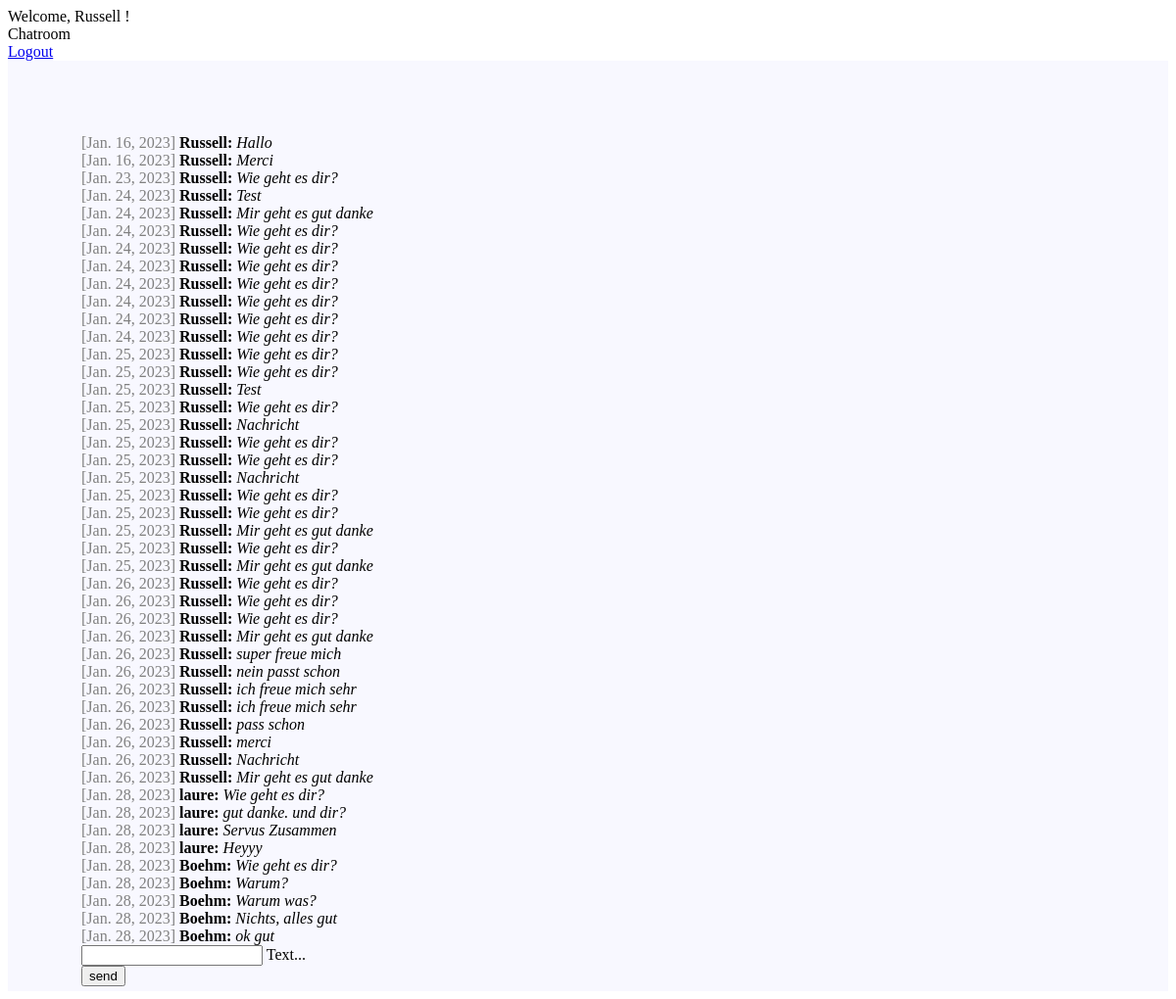
Page /chat/ (signed in) on the earlier database version.
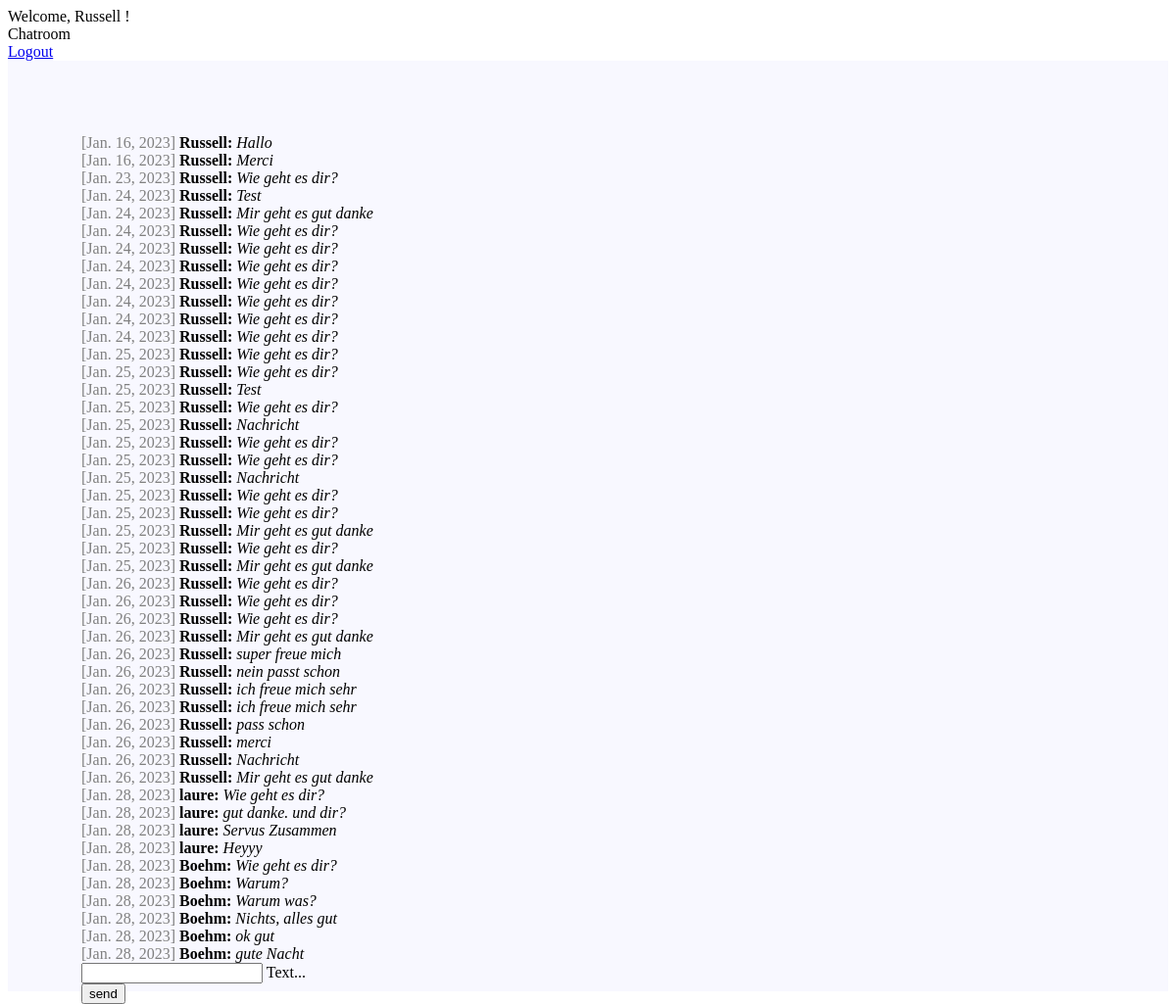
Same page on the later database version.
### chat/models.py (models this page shows)
class Message(models.Model):
    text = models.CharField(max_length=500)
    created_at = models.DateField(default=date.today)
    chat = models.ForeignKey(Chat, on_delete=models.CASCADE, related_name='chat_message_set', default=None, blank=True,null=True)
    author = models.ForeignKey(settings.AUTH_USER_MODEL, on_delete=models.CASCADE, related_name='author_message_set')
    receiver = models.ForeignKey(settings.AUTH_USER_MODEL, on_delete=models.CASCADE, related_name='receiver_message_set')

### chat/views.py (the view, shortened to what this page needs)
# urls.py: path('chat/', index),
def index(request):
    chatMessages = Message.objects.filter(chat__id=1)
    return render(request, 'chat/index.html', {'messages': chatMessages})

### chat/templates/chat/index.html (shortened to what this page needs)
{% extends "base.html" %} {% block content %}
<div id="messageContainer">
    {% if request.user.is_authenticated %} {% for message in messages %}
    <div>
        <span class="color-gray">[{{ message.created_at}}]</span> <b>{{message.author.first_name}}:</b> <i>{{ message.text }}</i>
    </div>
    {% endfor %}
</div>
<form onsubmit = "sendMessage(); return false;" method="post">
    <div class="mdl-textfield mdl-js-textfield mdl-textfield--floating-label">
        <input class="mdl-textfield__input" name="textmessage" type="text" id="messageField">
        <label class="mdl-textfield__label" for="messageField">Text...</label>
    </div>
    <button class="mdl-button mdl-js-button mdl-button--raised mdl-js-ripple-effect mdl-button--accent">
              send
          </button>
</form>
{% else %}
<h1>Nicht eingeloggt</h1>
<p>Du bist aktuell nicht eingeloggt. Bitte logge dich ein. <br> Bitte klicke <a href="/login/"> hier</a>
</p>
{% endif %} {% endblock %}

Differences in the rows shown:
added Message: created_at "Jan. 28, 2023", author.first_name "Boehm", text "gute Nacht"
